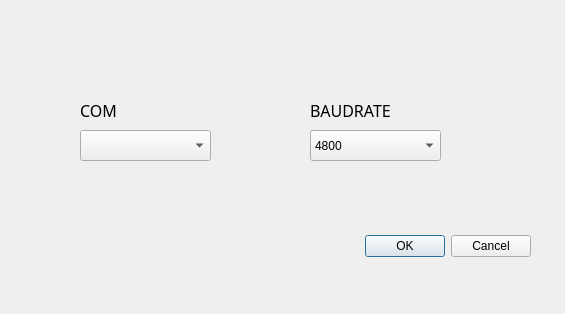
<?xml version="1.0" encoding="UTF-8"?>
<ui version="4.0">
 <class>ComSetting</class>
 <widget class="QDialog" name="ComSetting">
  <property name="geometry">
   <rect>
    <x>0</x>
    <y>0</y>
    <width>565</width>
    <height>314</height>
   </rect>
  </property>
  <property name="windowTitle">
   <string>Dialog</string>
  </property>
  <widget class="QDialogButtonBox" name="buttonBox">
   <property name="geometry">
    <rect>
     <x>190</x>
     <y>230</y>
     <width>341</width>
     <height>32</height>
    </rect>
   </property>
   <property name="orientation">
    <enum>Qt::Horizontal</enum>
   </property>
   <property name="standardButtons">
    <set>QDialogButtonBox::Cancel|QDialogButtonBox::Ok</set>
   </property>
  </widget>
  <widget class="QComboBox" name="comboBoxCOM">
   <property name="geometry">
    <rect>
     <x>80</x>
     <y>130</y>
     <width>131</width>
     <height>31</height>
    </rect>
   </property>
  </widget>
  <widget class="QComboBox" name="comboBoxBaudrate">
   <property name="geometry">
    <rect>
     <x>310</x>
     <y>130</y>
     <width>131</width>
     <height>31</height>
    </rect>
   </property>
   <item>
    <property name="text">
     <string>4800</string>
    </property>
   </item>
   <item>
    <property name="text">
     <string>9600</string>
    </property>
   </item>
   <item>
    <property name="text">
     <string>11400</string>
    </property>
   </item>
   <item>
    <property name="text">
     <string>115200</string>
    </property>
   </item>
  </widget>
  <widget class="QLabel" name="label">
   <property name="geometry">
    <rect>
     <x>80</x>
     <y>90</y>
     <width>121</width>
     <height>41</height>
    </rect>
   </property>
   <property name="font">
    <font>
     <family>黑体</family>
     <pointsize>12</pointsize>
    </font>
   </property>
   <property name="text">
    <string>COM</string>
   </property>
  </widget>
  <widget class="QLabel" name="label_2">
   <property name="geometry">
    <rect>
     <x>310</x>
     <y>90</y>
     <width>121</width>
     <height>41</height>
    </rect>
   </property>
   <property name="font">
    <font>
     <family>黑体</family>
     <pointsize>12</pointsize>
    </font>
   </property>
   <property name="text">
    <string>BAUDRATE</string>
   </property>
  </widget>
 </widget>
 <resources/>
 <connections>
  <connection>
   <sender>buttonBox</sender>
   <signal>accepted()</signal>
   <receiver>ComSetting</receiver>
   <slot>setCom()</slot>
   <hints>
    <hint type="sourcelabel">
     <x>248</x>
     <y>254</y>
    </hint>
    <hint type="destinationlabel">
     <x>157</x>
     <y>269</y>
    </hint>
   </hints>
  </connection>
  <connection>
   <sender>buttonBox</sender>
   <signal>rejected()</signal>
   <receiver>ComSetting</receiver>
   <slot>reject()</slot>
   <hints>
    <hint type="sourcelabel">
     <x>316</x>
     <y>260</y>
    </hint>
    <hint type="destinationlabel">
     <x>286</x>
     <y>269</y>
    </hint>
   </hints>
  </connection>
  <connection>
   <sender>comboBoxCOM</sender>
   <signal>currentTextChanged(QString)</signal>
   <receiver>ComSetting</receiver>
   <slot>refreshCom()</slot>
   <hints>
    <hint type="sourcelabel">
     <x>110</x>
     <y>141</y>
    </hint>
    <hint type="destinationlabel">
     <x>65</x>
     <y>68</y>
    </hint>
   </hints>
  </connection>
  <connection>
   <sender>comboBoxBaudrate</sender>
   <signal>currentTextChanged(QString)</signal>
   <receiver>ComSetting</receiver>
   <slot>setBaudrate()</slot>
   <hints>
    <hint type="sourcelabel">
     <x>401</x>
     <y>145</y>
    </hint>
    <hint type="destinationlabel">
     <x>473</x>
     <y>83</y>
    </hint>
   </hints>
  </connection>
 </connections>
 <slots>
  <slot>setCom()</slot>
  <slot>refreshCom()</slot>
  <slot>setBaudrate()</slot>
 </slots>
</ui>
